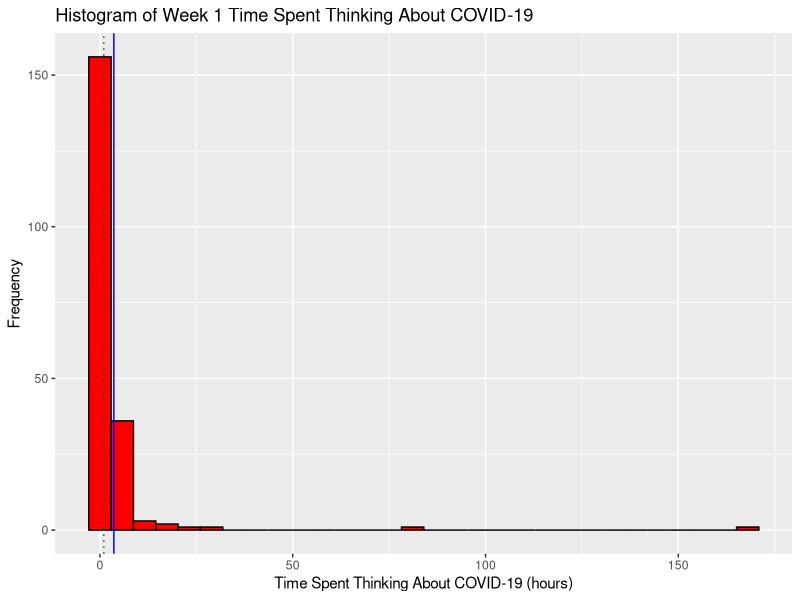
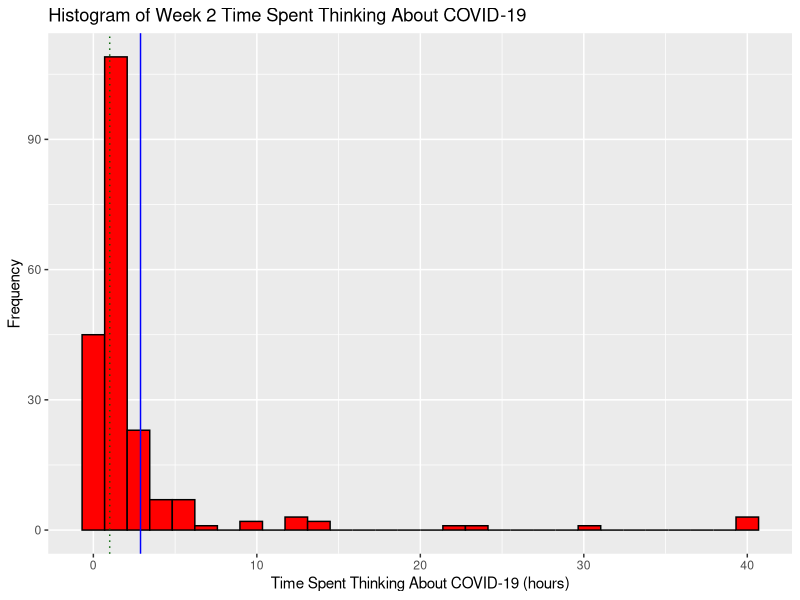
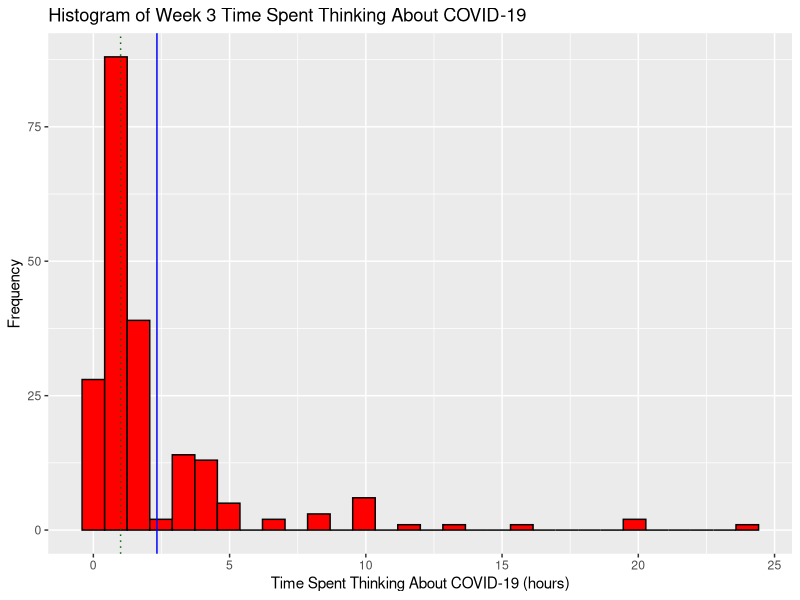

Write the R code that produced these figures, in order. (Note: this script raises an error after producing the figures.)
## ---- chunk 1
knitr::opts_chunk$set(echo = TRUE)

library(dplyr)
library(tidyverse)
## ---- chunk 2
setwd("~/Desktop/sta302h1/STA302H1 -- Projects/final report")
sta302_performance_data = read.csv("./data.csv", header = TRUE)
attach(sta302_performance_data)
## ---- chunk 3
cleaned_sta302_performance_data <- sta302_performance_data %>%
    # Create a new "country" column, which is just "Country" but whose entries are factors.
    mutate(country = as.factor(Country)) %>%

    # Remove the "X" column: it's simply the row number, which isn't very useful.
    # Remove the "Country" column: column "country" already exists
    select(-X, -Country) %>%
    
    # Rearrange similar columns side-by-side.
    relocate(country,
             COVID.hours..W1., COVID.hours..W2., 
             COVID.hours..W3., COVID.hours..W4.,
             STA302.hours..W1., STA302.hours..W2., 
             STA302.hours..W3., STA302.hours..W4.,
             Quiz_1_score, Quiz_2_score, 
             Quiz_3_score, Quiz_4_score)
    
    # Identify rows with at least 3 missing quiz marks.
    # These indicate students who have dropped STA302H1, and who 
    # should be excluded from the final data.
    
## ---- chunk 4
rows_with_num_NAs = function(data, num_NAs) {
  return (rowSums(is.na(data)) == num_NAs)
}
## ---- chunk 5
row_nums_of_NA_rows = function(data, num_NAs) {
  return (which(rows_with_num_NAs(data, num_NAs)))
}
## ---- chunk 6
rows_with_0_NAs = cleaned_sta302_performance_data[
  rows_with_num_NAs(cleaned_sta302_performance_data, 0),
]
rows_with_1_NAs = cleaned_sta302_performance_data[
  rows_with_num_NAs(cleaned_sta302_performance_data, 1),
]
rows_with_2_NAs = cleaned_sta302_performance_data[
  rows_with_num_NAs(cleaned_sta302_performance_data, 2),
]
rows_with_3_NAs = cleaned_sta302_performance_data[
  rows_with_num_NAs(cleaned_sta302_performance_data, 3),
]
rows_with_4_NAs = cleaned_sta302_performance_data[
  rows_with_num_NAs(cleaned_sta302_performance_data, 4),
]
## ---- chunk 7
print(as_tibble(data.frame(
  nrows_0_NAs = nrow(rows_with_0_NAs),
  nrows_1_NAs = nrow(rows_with_1_NAs),
  nrows_2_NAs = nrow(rows_with_2_NAs),
  nrows_3_NAs = nrow(rows_with_3_NAs),
  nrows_4_NAs = nrow(rows_with_4_NAs)
)))
## ---- chunk 8
row_nums_of_NA_rows(cleaned_sta302_performance_data, 0)
## ---- chunk 9
row_nums_of_NA_rows(cleaned_sta302_performance_data, 1)
## ---- chunk 10
row_nums_of_NA_rows(cleaned_sta302_performance_data, 2)
## ---- chunk 11
row_nums_of_NA_rows(cleaned_sta302_performance_data, 3)
## ---- chunk 12
row_nums_of_NA_rows(cleaned_sta302_performance_data, 4)
## ---- chunk 13
num_column_NAs = function(predictor_variable) {
  sum(is.na(predictor_variable))
}
## ---- chunk 14
row_nums_of_NA_columns = function(data, predictor_variable) {
  which(is.na(predictor_variable))
}
## ---- chunk 15
perform_data = cleaned_sta302_performance_data
print(as_tibble(data.frame(
  week1_covid = num_column_NAs(perform_data$COVID.hours..W1.),
  week2_covid = num_column_NAs(perform_data$COVID.hours..W2.),
  week3_covid = num_column_NAs(perform_data$COVID.hours..W3.),
  week4_covid = num_column_NAs(perform_data$COVID.hours..W4.)
)))
## ---- chunk 16
print(as_tibble(data.frame(
  week1_sta302 = num_column_NAs(perform_data$STA302.hours..W1.),
  week2_sta302 = num_column_NAs(perform_data$STA302.hours..W2.),
  week3_sta302 = num_column_NAs(perform_data$STA302.hours..W3.),
  week4_sta302 = num_column_NAs(perform_data$STA302.hours..W4.)
)))
## ---- chunk 17
print(as_tibble(data.frame(
  quiz1_score = num_column_NAs(perform_data$Quiz_1_score),
  quiz2_score = num_column_NAs(perform_data$Quiz_2_score),
  quiz3_score = num_column_NAs(perform_data$Quiz_3_score),
  quiz4_score = num_column_NAs(perform_data$Quiz_4_score)
)))
## ---- chunk 18
rows_with_mistyped_columms = cleaned_sta302_performance_data[c(38, 83, 84, 117),]
# row 83: Country -> "canada" -- DONE
# row 84: Country -> "canada" -- DONE

# row 117: COVID.hours..W4. -> 0.5 hours -- DONE

# row 38:  STA302.hours..W3. -> 5.5<U+00A0> -- DONE
# row 117: STA302.hours..W4. -> 7.5 hours -- DONE
## ---- chunk 19
# library(janitor)
# use it to clean up data.
## ---- chunk 20
rows_with_no_country = cleaned_sta302_performance_data %>%
  select(-country)
## ---- chunk 21
# use week 5b slides -- choose model selection criterion to pick predictor variables.


# use lm() on a bunch of predictor variables to determine significant
# predictor variables.


## ---- chunk 22
display_histogram <- function(data, predictor_variable, histogram_title, x_axis_label) {
  ggplot(data = tibble(data), mapping = aes(x = predictor_variable)) +
    geom_histogram(col = "black", fill = "red", bins = 30) +
    labs(title = histogram_title, y = "Frequency", x = x_axis_label) + 
    geom_vline(mapping = aes(xintercept = mean(predictor_variable, na.rm = TRUE)),
               color = "blue", linetype = "solid") +
    geom_vline(mapping = aes(xintercept = median(predictor_variable, na.rm = TRUE)),
               color = "dark green", linetype = "dotted")
}
## ---- chunk 23
display_histogram(cleaned_sta302_performance_data, 
                  cleaned_sta302_performance_data$COVID.hours..W1., 
                  "Histogram of Week 1 Time Spent Thinking About COVID-19",
                  "Time Spent Thinking About COVID-19 (hours)")
## ---- chunk 24
display_histogram(cleaned_sta302_performance_data, 
                  cleaned_sta302_performance_data$COVID.hours..W2., 
                  "Histogram of Week 2 Time Spent Thinking About COVID-19",
                  "Time Spent Thinking About COVID-19 (hours)")
## ---- chunk 25
display_histogram(cleaned_sta302_performance_data, 
                  cleaned_sta302_performance_data$COVID.hours..W3., 
                  "Histogram of Week 3 Time Spent Thinking About COVID-19",
                  "Time Spent Thinking About COVID-19 (hours)")
## ---- chunk 26
display_histogram(cleaned_sta302_performance_data, 
                  cleaned_sta302_performance_data$COVID.hours..W4., 
                  "Histogram of Week 4 Time Spent Thinking About COVID-19",
                  "Time Spent Thinking About COVID-19 (hours)")
## ---- chunk 27
display_histogram(cleaned_sta302_performance_data, 
                  cleaned_sta302_performance_data$STA302.hours..W1., 
                  "Histogram of Week 1 Time Spent Studying for STA302H1",
                  "Time Spent Studying for STA302H1 (hours)")
## ---- chunk 28
display_histogram(cleaned_sta302_performance_data, 
                  cleaned_sta302_performance_data$STA302.hours..W2., 
                  "Histogram of Week 2 Time Spent Studying for STA302H1",
                  "Time Spent Studying for STA302H1 (hours)")
## ---- chunk 29
display_histogram(cleaned_sta302_performance_data, 
                  cleaned_sta302_performance_data$STA302.hours..W3., 
                  "Histogram of Week 3 Time Spent Studying for STA302H1",
                  "Time Spent Studying for STA302H1 (hours)")
## ---- chunk 30
display_histogram(cleaned_sta302_performance_data, 
                  cleaned_sta302_performance_data$STA302.hours..W4., 
                  "Histogram of Week 4 Time Spent Studying for STA302H1",
                  "Time Spent Studying for STA302H1 (hours)")
## ---- chunk 31
display_histogram(cleaned_sta302_performance_data, 
                  cleaned_sta302_performance_data$Quiz_1_score, 
                  "Histogram of Quiz 1 Scores",
                  "Quiz Score (out of 10)")
## ---- chunk 32
display_histogram(cleaned_sta302_performance_data, 
                  cleaned_sta302_performance_data$Quiz_2_score, 
                  "Histogram of Quiz 2 Scores",
                  "Quiz Score (out of 10)")
## ---- chunk 33
display_histogram(cleaned_sta302_performance_data, 
                  cleaned_sta302_performance_data$Quiz_3_score, 
                  "Histogram of Quiz 3 Scores",
                  "Quiz Score (out of 10)")
## ---- chunk 34
display_histogram(cleaned_sta302_performance_data, 
                  cleaned_sta302_performance_data$Quiz_4_score, 
                  "Histogram of Quiz 4 Scores",
                  "Quiz Score (out of 10)")
## ---- chunk 35
display_boxplot <- function(data, predictor_variable, boxplot_title, y_axis_label) {
  ggplot(mapping = aes(x = Country, y = predictor_variable, color = Country)) +
    geom_boxplot(mapping = aes(x = Country, y = predictor_variable)) +
    labs(title = boxplot_title,
         x = "Country",
         y = y_axis_label)
}
## ---- chunk 36
display_boxplot(cleaned_sta302_performance_data, COVID.hours..W1.,
                "Country vs. Week 1 Time Spent Thinking About COVID-19",
                "Time Spent Thinking About COVID-19 (hours)")
## ---- chunk 37
display_boxplot(cleaned_sta302_performance_data, COVID.hours..W2.,
                "Country vs. Week 2 Time Spent Thinking About COVID-19",
                "Time Spent Thinking About COVID-19 (hours)")
## ---- chunk 38
display_boxplot(cleaned_sta302_performance_data, COVID.hours..W3.,
                "Country vs. Week 3 Time Spent Thinking About COVID-19",
                "Time Spent Thinking About COVID-19 (hours)")
## ---- chunk 39
display_boxplot(cleaned_sta302_performance_data, COVID.hours..W4.,
                "Country vs. Week 4 Time Spent Thinking About COVID-19",
                "Time Spent Thinking About COVID-19 (hours)")
## ---- chunk 40
display_boxplot(cleaned_sta302_performance_data, STA302.hours..W1.,
                "Country vs. Week 1 Time Spent Studying For STA302H1",
                "Time Spent Studying For STA302H1 (hours)")
## ---- chunk 41
display_boxplot(cleaned_sta302_performance_data, STA302.hours..W2.,
                "Country vs. Week 2 Time Spent Studying For STA302H1",
                "Time Spent Studying For STA302H1 (hours)")
## ---- chunk 42
display_boxplot(cleaned_sta302_performance_data, STA302.hours..W3.,
                "Country vs. Week 3 Time Spent Studying For STA302H1",
                "Time Spent Studying For STA302H1 (hours)")
## ---- chunk 43
display_boxplot(cleaned_sta302_performance_data, STA302.hours..W4.,
                "Country vs. Week 4 Time Spent Studying For STA302H1",
                "Time Spent Studying For STA302H1 (hours)")
## ---- chunk 44
display_boxplot(cleaned_sta302_performance_data, Quiz_1_score,
                "Country vs. Quiz 1 Score", "Score (out of 10)")
## ---- chunk 45
display_boxplot(cleaned_sta302_performance_data, Quiz_2_score,
                "Country vs. Quiz 2 Score", "Score (out of 10)")
## ---- chunk 46
display_boxplot(cleaned_sta302_performance_data, Quiz_3_score,
                "Country vs. Quiz 3 Score", "Score (out of 10)")
## ---- chunk 47
display_boxplot(cleaned_sta302_performance_data, Quiz_4_score,
                "Country vs. Quiz 4 Score", "Score (out of 10)")
## ---- chunk 48
pairs(~COVID.hours..W1. + COVID.hours..W2. + COVID.hours..W3. + COVID.hours..W4. +
      STA302.hours..W1. + STA302.hours..W2. + STA302.hours..W3. + STA302.hours..W4. +
      Quiz_1_score + Quiz_2_score + Quiz_3_score + Quiz_4_score,
      data = cleaned_sta302_performance_data)

## GGally
# ggpairs -- removes bottom half of pairs plot
# ggpairs(data = cleaned_sta302_performance_data)
## ---- chunk 49
# 1. Zoom in a bit by creating 3 - 4 pairs() functions:

# quiz4 ~ quiz 1, 2, 3
# covid4 ~ covid 1, 2, 3
# sta302h14 ~ sta302h1 1, 2, 3

## ---- chunk 50
# 2. Pick out 4 - 5 scatterplots that have interesting relationships


# 3. back up your choices with their correlation (R value).


## ---- chunk 51
library(GGally)
colnames(rows_with_no_country) <- c("W1COV", "W2COV", "W3COV", "W4COV", 
                          "W1302", "W2302", "W3302", "W4302", 
                          "Q1", "Q2", "Q3", "Q4")
ggcorr(rows_with_no_country, label = TRUE, label_round = 2)
round(cor(rows_with_no_country, use = "pairwise.complete.obs", method = "pearson"), 2)
## ---- chunk 52
# TODO: You could also create separate correlation matrices for each country.
## ---- chunk 53
summary(sta302_performance_data$STA302.hours..W1.)
summary(sta302_performance_data$STA302.hours..W2.)
summary(sta302_performance_data$STA302.hours..W3.)
summary(sta302_performance_data$STA302.hours..W4.)
## ---- chunk 54
summary(sta302_performance_data$COVID.hours..W1.)
summary(sta302_performance_data$COVID.hours..W2.)
summary(sta302_performance_data$COVID.hours..W3.)
summary(sta302_performance_data$COVID.hours..W4.)
## ---- chunk 55
summary(sta302_performance_data$Quiz_1_score)
summary(sta302_performance_data$Quiz_2_score)
summary(sta302_performance_data$Quiz_3_score)
summary(sta302_performance_data$Quiz_4_score)
